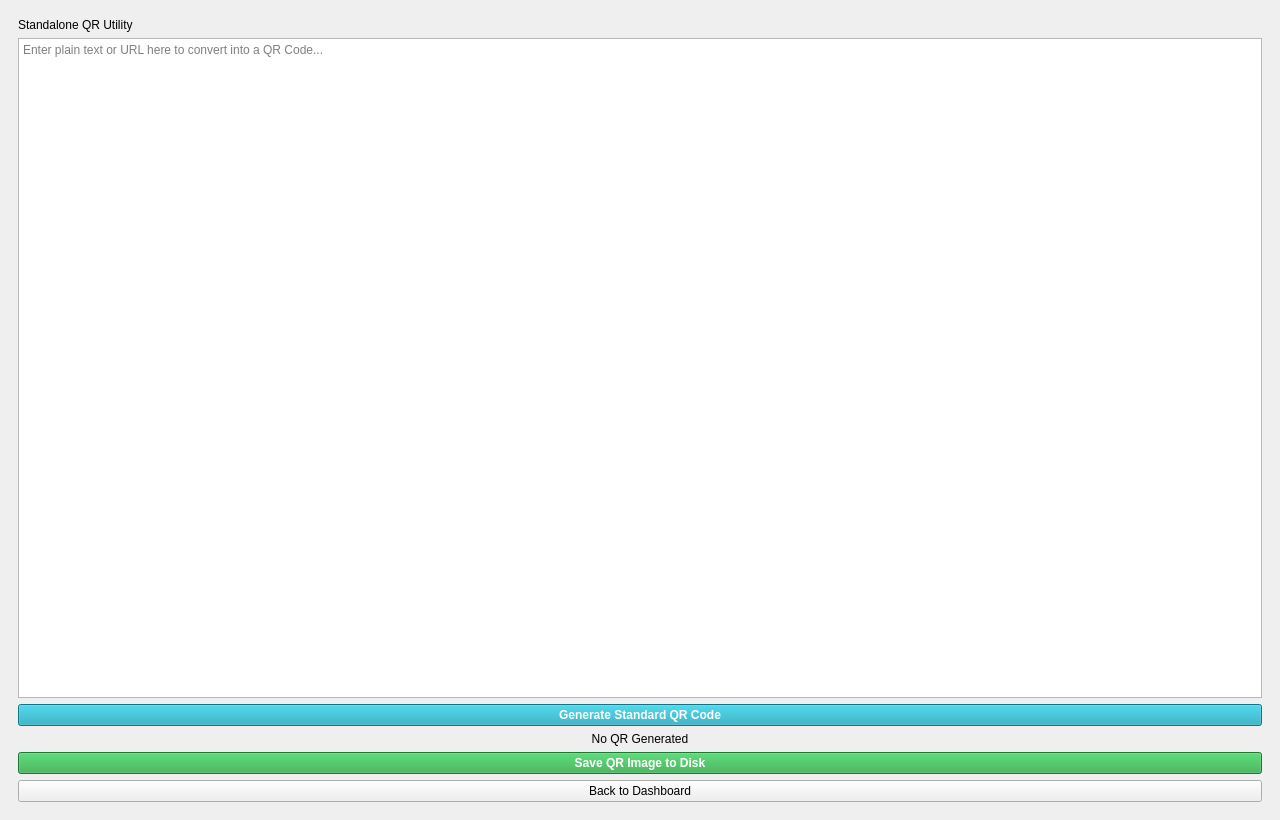
<?xml version="1.0" encoding="UTF-8"?>
<ui version="4.0">
 <class>QRGeneratorWindow</class>
 <widget class="QMainWindow" name="QRGeneratorWindow">
  <property name="geometry">
   <rect>
    <x>0</x>
    <y>0</y>
    <width>1280</width>
    <height>820</height>
   </rect>
  </property>
  <property name="windowTitle">
   <string>Standalone QR Code Generator</string>
  </property>
  <widget class="QWidget" name="centralwidget">
   <layout class="QVBoxLayout" name="verticalLayout">
    <item>
     <widget class="QFrame" name="rootPanel">
      <layout class="QVBoxLayout" name="verticalLayout_2">
       <item>
        <widget class="QLabel" name="titleLabel">
         <property name="text"><string>Standalone QR Utility</string></property>
        </widget>
       </item>
       <item>
        <widget class="QTextEdit" name="qrTextInput">
         <property name="placeholderText"><string>Enter plain text or URL here to convert into a QR Code...</string></property>
         <property name="maximumHeight"><number>100</number></property>
        </widget>
       </item>
       <item>
        <widget class="QPushButton" name="generateButton">
         <property name="text"><string>Generate Standard QR Code</string></property>
         <property name="styleSheet"><string>background-color: #17a2b8; color: white; font-weight: bold;</string></property>
        </widget>
       </item>
       <item>
        <widget class="QLabel" name="qrPreview">
         <property name="text"><string>No QR Generated</string></property>
         <property name="alignment"><set>Qt::AlignCenter</set></property>
         <property name="minimumHeight"><number>300</number></property>
        </widget>
       </item>
       <item>
        <widget class="QPushButton" name="saveButton">
         <property name="text"><string>Save QR Image to Disk</string></property>
         <property name="styleSheet"><string>background-color: #28a745; color: white; font-weight: bold;</string></property>
        </widget>
       </item>
       <item>
        <widget class="QPushButton" name="backButton">
         <property name="text"><string>Back to Dashboard</string></property>
        </widget>
       </item>
      </layout>
     </widget>
    </item>
   </layout>
  </widget>
 </widget>
 <resources/>
 <connections/>
</ui>
